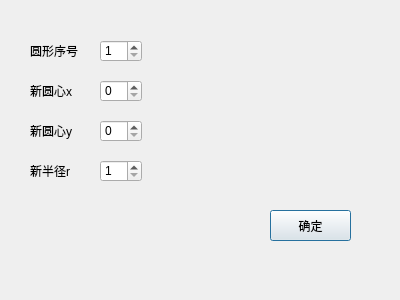
<?xml version="1.0" encoding="UTF-8"?>
<ui version="4.0">
 <class>changecircleDialog</class>
 <widget class="QDialog" name="changecircleDialog">
  <property name="geometry">
   <rect>
    <x>0</x>
    <y>0</y>
    <width>400</width>
    <height>300</height>
   </rect>
  </property>
  <property name="windowTitle">
   <string>Dialog</string>
  </property>
  <widget class="QLabel" name="label">
   <property name="geometry">
    <rect>
     <x>30</x>
     <y>40</y>
     <width>61</width>
     <height>21</height>
    </rect>
   </property>
   <property name="text">
    <string>圆形序号</string>
   </property>
  </widget>
  <widget class="QLabel" name="label_2">
   <property name="geometry">
    <rect>
     <x>30</x>
     <y>80</y>
     <width>61</width>
     <height>21</height>
    </rect>
   </property>
   <property name="text">
    <string>新圆心x</string>
   </property>
  </widget>
  <widget class="QLabel" name="label_3">
   <property name="geometry">
    <rect>
     <x>30</x>
     <y>120</y>
     <width>61</width>
     <height>21</height>
    </rect>
   </property>
   <property name="text">
    <string>新圆心y</string>
   </property>
  </widget>
  <widget class="QLabel" name="label_4">
   <property name="geometry">
    <rect>
     <x>30</x>
     <y>160</y>
     <width>61</width>
     <height>21</height>
    </rect>
   </property>
   <property name="text">
    <string>新半径r</string>
   </property>
  </widget>
  <widget class="QSpinBox" name="spinBox">
   <property name="geometry">
    <rect>
     <x>100</x>
     <y>40</y>
     <width>42</width>
     <height>22</height>
    </rect>
   </property>
   <property name="minimum">
    <number>1</number>
   </property>
  </widget>
  <widget class="QSpinBox" name="spinBox_2">
   <property name="geometry">
    <rect>
     <x>100</x>
     <y>80</y>
     <width>42</width>
     <height>22</height>
    </rect>
   </property>
   <property name="minimum">
    <number>0</number>
   </property>
   <property name="maximum">
    <number>800</number>
   </property>
  </widget>
  <widget class="QSpinBox" name="spinBox_3">
   <property name="geometry">
    <rect>
     <x>100</x>
     <y>120</y>
     <width>42</width>
     <height>22</height>
    </rect>
   </property>
   <property name="minimum">
    <number>0</number>
   </property>
   <property name="maximum">
    <number>500</number>
   </property>
  </widget>
  <widget class="QSpinBox" name="spinBox_4">
   <property name="geometry">
    <rect>
     <x>100</x>
     <y>160</y>
     <width>42</width>
     <height>22</height>
    </rect>
   </property>
   <property name="minimum">
    <number>1</number>
   </property>
   <property name="maximum">
    <number>250</number>
   </property>
  </widget>
  <widget class="QPushButton" name="pushButton">
   <property name="geometry">
    <rect>
     <x>270</x>
     <y>210</y>
     <width>81</width>
     <height>31</height>
    </rect>
   </property>
   <property name="text">
    <string>确定</string>
   </property>
  </widget>
 </widget>
 <resources/>
 <connections/>
</ui>
